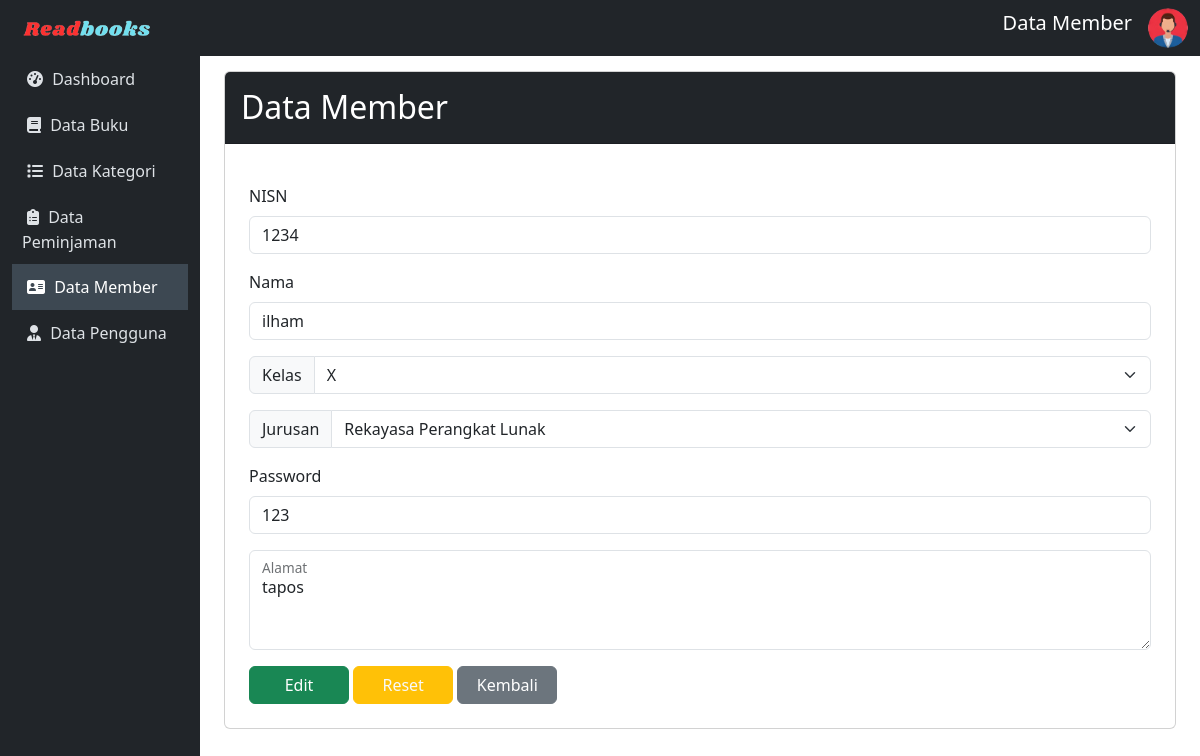
/admin/member/editMember.php?nisn=1234, run on the app's committed database.
### tables this page shows
CREATE TABLE `member` (
  `nisn` varchar(10) NOT NULL,
  `nama` varchar(50) NOT NULL,
  `password` varchar(50) NOT NULL,
  `kelas` varchar(50) NOT NULL,
  `jurusan` varchar(50) NOT NULL,
  `alamat` varchar(50) NOT NULL
);

### config/config.php (called while the page is built, shortened)
<?php
$host = "127.0.0.1";
$username = "root";
$password = "";
$database_name = "ukk_ilham";
$connection = mysqli_connect($host, $username, $password, $database_name);
function queryReadData($dataKategori)
{
  global $connection;
  $result = mysqli_query($connection, $dataKategori);
  $items = [];
  while ($item = mysqli_fetch_assoc($result)) {
    $items[] = $item;
  }
  return $items;
}
?>

### admin/member/editMember.php (the view, shortened to what this page needs)
<?php
include "../../config/config.php";
$nisn = $_GET['nisn'];
$datasiswa = queryReadData("SELECT * FROM member where nisn = '$nisn' ");
?>
<!DOCTYPE html>
<html lang="en">
<head>
    <link href="https://cdn.jsdelivr.net/npm/bootstrap@5.3.2/dist/css/bootstrap.min.css" rel="stylesheet">
</head>
<body>
    <nav class="navbar navbar-expand-lg navbar-dark sticky-top">
        <div class="container-fluid">
            <a class="navbar-brand" href="index.php"><img src="../../assets/readbook.png" width="150px"></a>
            <div class="collapse navbar-collapse" id="mynavbar">
                <ul class="navbar-nav ms-auto">
                    <li class="nav-item">
                        <span class="navbar-brand text-center">Data Member</span>
                    </li>
                    <li class="nav-item">
                        <i id="profile-icon" class="bi bi-person-circle text-light" data-bs-toggle="dropdown">
                            <img src="../../assets/adminLogo.png" alt="Avatar Logo" style="width:40px;" class="rounded-pill"></i>
                    </li>
                </ul>
            </div>
        </div>
    </nav>
    <div class="container-fluid">
        <div class="row">
            <nav id="sidebar" class="col-md-3 col-lg-2 d-md-block position-fixed vh-100">
                <div class="position-sticky">
                    <ul class="nav flex-column">
                        <li class="nav-item">
                            <a class="nav-link" href="../index.php">
                               <i class="fa fa-dashboard" style="margin: 5px;"></i>
                                Dashboard
                            </a>
                        </li>
                        <li class="nav-item">
                            <a class="nav-link" href="../buku/data-buku.php">
                            <i class="fa fa-book" style="margin: 5px;"></i>
                                Data Buku
                            </a>
                        </li>
                        <li class="nav-item">
                            <a class="nav-link" href="../kategori/data-kategori.php">
                            <i class="fa fa-list" style="margin: 5px;"></i>
                                Data Kategori
                            </a>
                        </li>
                        <li class="nav-item">
                            <a class="nav-link" href="../peminjaman/data-peminjaman.php">
                            <i class="fas fa-clipboard-list" style="margin: 5px;"></i>
                                Data Peminjaman
                            </a>
                        </li>
                        <li class="nav-item">
                            <a class="nav-link active" href="data-member.php">
                            <i class="fa fa-address-card" style="margin: 5px;"></i>
                                Data Member
                            </a>
                        </li>
                        <li class="nav-item">
                            <a class="nav-link" href="../akun/pengguna.php">
                            <i class="fas fa-user-tie" style="margin: 5px;"></i>
                                Data Pengguna
                            </a>
                        </li>
                    </ul>
                </div>
            </nav>
            <main id="content" class="col-md-9 ms-sm-auto col-lg-10 px-md-4">
                <div class="card">
                <div class="card-header bg-dark text-white">
                        <h2 class="mt-2">Data Member</h2>
                    </div>
                    <?php foreach ($datasiswa as $item) : ?>
                        <div class="card-body">
                            <form action="" method="post" enctype="multipart/form-data" class="mt-3 p-2">
                                <div class="mb-3">
                                    <label for="exampleFormControlInput1" class="form-label">NISN</label>
                                    <input type="text" class="form-control" name="nisn" id="nisn" value="<?= $item['nisn']; ?>">
                                </div>
                                <div class="mb-3">
                                    <label for="exampleFormControlInput1" class="form-label">Nama</label>
                                    <input type="text" class="form-control" name="nama" id="nama" value="<?= $item['nama']; ?>">
                                </div>
                                <div class="input-group mb-3">
                                    <label class="input-group-text" for="inputGroupSelect01">Kelas</label>
                                    <select class="form-select" id="kelas" name="kelas">
                                        <option selected><?= $item["kelas"]; ?></option>
                                    </select>
                                </div>
                                <div class="input-group mb-3">
                                    <label class="input-group-text" for="inputGroupSelect01">Jurusan</label>
                                    <select class="form-select" id="jurusan" name="jurusan">
                                        <option selected><?= $item["jurusan"]; ?></option>
                                    </select>
                                </div>
                                <div class="mb-3">
                                    <label for="exampleFormControlInput1" class="form-label">Password</label>
                                    <input type="text" class="form-control" name="password" id="password" value="<?= $item['password']; ?>">
                                </div>
                                <div class="form-floating mt-3 mb-3">
                                    <textarea class="form-control" placeholder="sinopsis tentang buku ini" name="alamat" id="alamat" style="height: 100px"><?= $item['alamat']; ?></textarea>
                                    <label for="floatingTextarea2">Alamat</label>
                                </div>
                                <div class="custom-css-form">
                                    <button class="btn btn-success" type="submit" name="edit" style="width:100px;">Edit</button>
                                    <input type="reset" class="btn btn-warning text-light" value="Reset" style="width:100px;">
                                    <a class="btn btn-secondary" href="data-member.php" style="width:100px;">Kembali</a>
                                </div>
                            </form>
                        <?php endforeach; ?>
                        </div>
            </main>
        </div>
    </div>
</body>
</html>

### admin/member/editMember.php (style rules this page uses)
body { font-family: 'Segoe UI', Tahoma, Geneva, Verdana, sans-serif; }
#sidebar { background-color: #212529; color: #fff; }
#content { transition: margin-left 0.5s; padding: 15px; }
.navbar { background-color: #212529; }
.navbar-brand { color: #fff; }
.nav-link { padding: 10px; text-decoration: none; color: #dee2e6; transition: background-color 0.3s, color 0.3s; }
.nav-link.active { background-color: #3d4852; color: #fff; }

### data on the page
member: nisn "1234", nama "ilham", kelas "X", jurusan "Rekayasa Perangkat Lunak", password "123", alamat "tapos"
